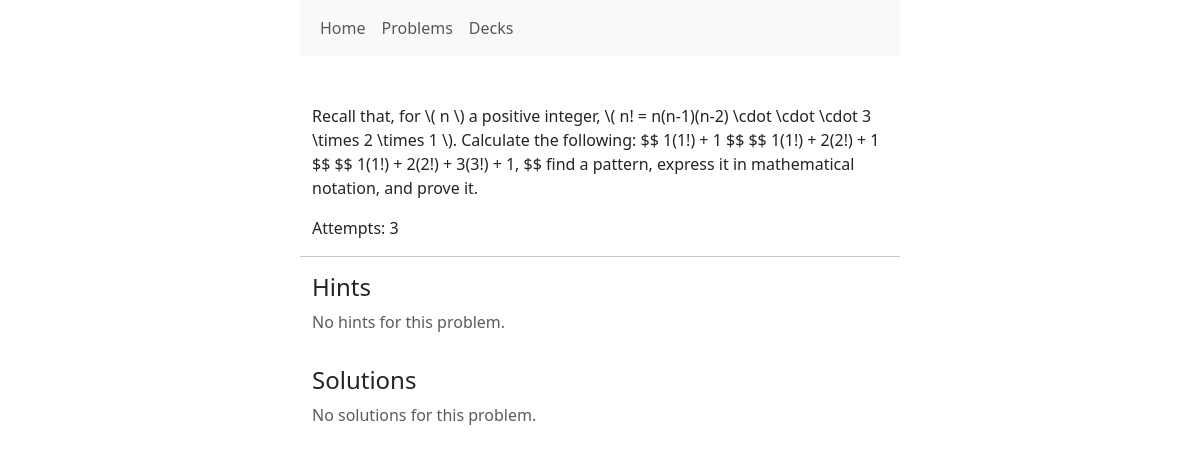
/problems/4/, run on the app's committed database.
### problems/models.py (models this page shows, shortened)
class Problem(models.Model):
    body = models.TextField()
    pub_date = models.DateTimeField("date published", default=timezone.now)
    tags = TaggableManager(through=TaggedProblem)
    book_source = models.ForeignKey(
        'BookSource',
        on_delete=models.SET_NULL,
        null=True, blank=True
    )
    page_number = models.PositiveIntegerField(null=True, blank=True)
    problem_number = models.CharField(max_length=50, null=True, blank=True)
    class Meta:
        verbose_name = "problem"
        verbose_name_plural = "problems"
        ordering = ['-pub_date']

### problems/views.py (the view)
# urls.py: path("problems/<int:pk>/", views.ProblemDetailView.as_view(), name="problem-detail"),
class ProblemDetailView(DetailView):
    model = Problem

### problems/templatetags/problem_tags.py (called while the page is built)
@register.filter(name='render_problem_links')
def render_problem_links(text):
    def replace_link(match):
        problem_id = match.group(1)
        try:
            problem = Problem.objects.get(pk=problem_id)
            url = reverse('problems:problem-detail', args=[problem.id])
            link_text = (problem.body[:30] + '...') if len(problem.body) > 30 else problem.body
            return format_html('<a href="{}">{}</a>', url, link_text)
        except Problem.DoesNotExist:
            return f"[[Invalid Problem ID: {problem_id}]]"
    pattern = re.compile(r'\[\[problem:(\d+)\]\]')
    return pattern.sub(replace_link, text)

### problems/templates/problems/problem_detail.html
{% extends "base.html" %}
{% block content %}
    {% include 'problems/includes/problem_full.html' %}
{% endblock %}

### problems/templates/problems/includes/problem_display.html
{% load problem_tags %}
<p>{{ object.body|render_problem_links|safe }}</p>
<p>Attempts: {{ object.attempts.count }}</p>

### data on the page
Problem: body|render_problem_links "Recall that, for \\( n \\) a positive integer, \\( n! = n(n-1)(n-2) \\cdot \\cdot \\cdot 3 \\times 2 \\times 1 \\). Calculate the following: $$ 1(1!) + 1 $$ $$ 1(1!) + 2(2!) + 1 $$ $$ 1(1!) + 2(2!) + 3(3!) + 1, $$ find a pattern, express it in mathematical notation, and prove it.", attempts.count "3"
